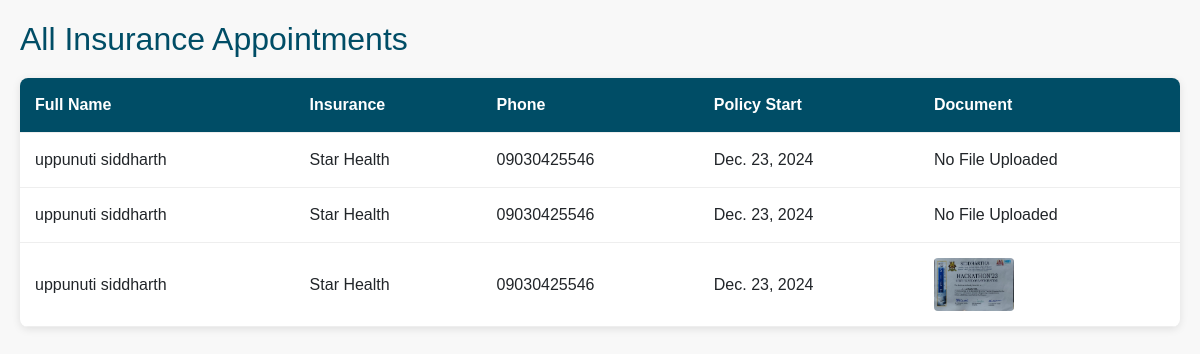
Page /insurance_admin/ on the earlier database version.
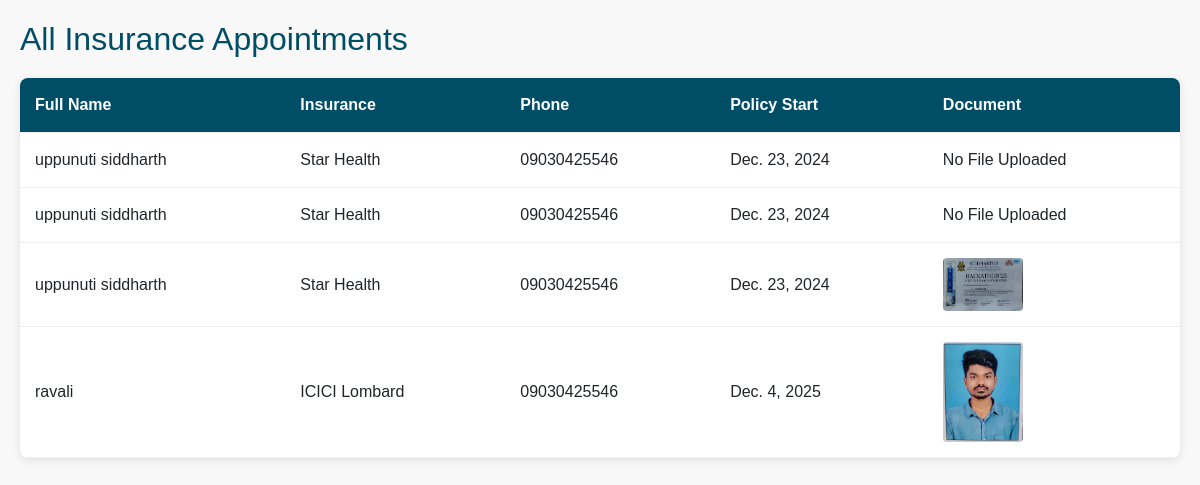
Same page on the later database version.
### base/models.py (models this page shows, shortened)
class Appointment(models.Model):
    full_name = models.CharField(max_length=100)
    insurance_name = models.CharField(max_length=100)
    phone = models.CharField(max_length=15)
    policy_start_date = models.DateField()
    file = models.FileField(upload_to='documents/', null=True, blank=True)
    @property # Crucial for the template to access this as a property (item.file_type)
    def file_type(self):
        if not self.file:
            return None
        file_url = self.file.url.lower()
        if file_url.endswith('.pdf'):
            return 'pdf'
        elif file_url.endswith(('.jpg', '.jpeg', '.png')):
            return 'image'
        else:
            return 'other'

### base/views.py (the view)
# urls.py: path('insurance_admin/', views.insurance_admin, name='insurance_admin'),
def insurance_admin(request):
    insurance_list = Appointment.objects.all()
    return render(request, 'insurance_admin.html', {'insurance_list': insurance_list})

### base/templates/insurance_admin.html (shortened to what this page needs)
<!DOCTYPE html>
<html lang="en">
<head>
    <link rel="stylesheet" href="https://cdn.jsdelivr.net/npm/bootstrap@4.6.2/dist/css/bootstrap.min.css">
    <link rel="stylesheet" href="https://cdnjs.cloudflare.com/ajax/libs/font-awesome/6.5.0/css/all.min.css">
</head>
<body>
<h2>All Insurance Appointments</h2>
<table>
    <thead>
        <tr>
            <th>Full Name</th>
            <th>Insurance</th>
            <th>Phone</th>
            <th>Policy Start</th>
            <th>Document</th>
        </tr>
    </thead>
    <tbody>
        {% for item in insurance_list %}
        <tr>
            <td>{{ item.full_name }}</td>
            <td>{{ item.insurance_name }}</td>
            <td>{{ item.phone }}</td>
            <td>{{ item.policy_start_date }}</td>
            <td>
                {% if item.file %}
                    <a href="#"
                       class="view-document-link"
                       data-toggle="modal"
                       data-target="#documentModal"
                       data-file-type="{{ item.file_type }}"
                       data-file-url="{{ item.file.url }}">
                        {% if item.file_type == "image" %}
                            <img src="{{ item.file.url }}" alt="Uploaded Image" style="width: 80px;">
                        {% elif item.file_type == "pdf" %}
                            <span class="pdf-icon">📄 View PDF</span>
                        {% else %}
                            View Document
                        {% endif %}
                    </a>
                {% else %}
                    No File Uploaded
                {% endif %}
            </td>
        </tr>
        {% empty %}
        <tr>
            <td colspan="5" style="text-align: center; color: #888;">No insurance appointments found.</td>
        </tr>
        {% endfor %}
    </tbody>
</table>
</body>
</html>

### base/templates/insurance_admin.html (style rules this page uses)
body { font-family: Arial, sans-serif; padding: 20px; background-color: #f8f8f8; }
h2 { color: #004d66; margin-bottom: 20px; }
table { width: 100%; border-collapse: collapse; margin-top: 20px; background-color: #fff; box-shadow: 0 2px 8px rgba(0, 0, 0, 0.1); border-radius: 8px; overflow: hidden; }
th, td { padding: 15px; border-bottom: 1px solid #eee; text-align: left; vertical-align: middle; }
thead th { background-color: #004d66; color: white; font-weight: 600; }
img { width: 80px; height: auto; border-radius: 4px; display: block; }

Differences in the rows shown:
added Appointment: full_name "ravali", insurance_name "ICICI Lombard", phone "09030425546", policy_start_date "Dec. 4, 2025", file (picture)
